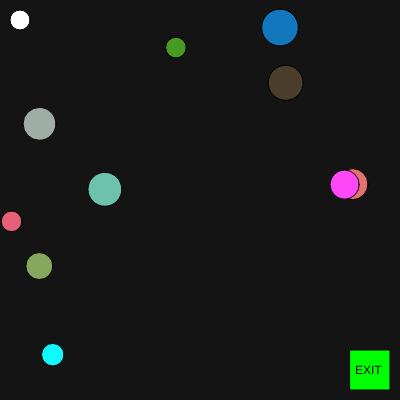
Frame 1 (no input)
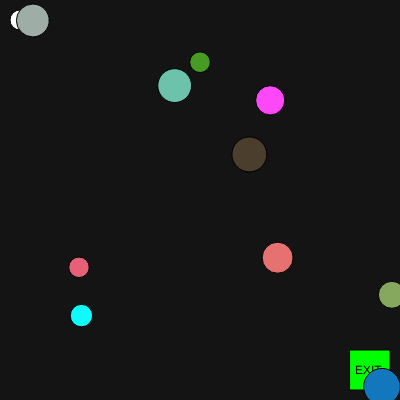
Frame 60 (no input)
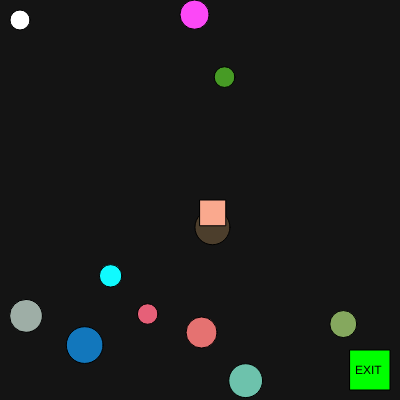
Frame 120 (the mouse pressed at the canvas centre since frame 60)

The p5.js sketch that drew these frames (run headless with seeded random() and noise() and a simulated clock; from frame 60 on, the mouse is pressed at the canvas centre):

// p5.js sketch
// ── sketch.js
//here are the arrays for the moving obstacles
var myXs = [];
var myYs = [];
var mySizes = [];
var mySpeedsX = [];
var mySpeedsY = [];
var myColors = [];
//this is for the non-moving shapes
var staticXs = [];
var staticYs = [];
var staticSizes = [];
var staticColors = [];
// This is for the players position 
var playerX = 20;
var playerY = 20;
// this is the exit and position size 
var exitX = 350;
var exitY = 350;
var exitSize = 40;
function setup() {
  createCanvas(400, 400);
  // Create 5 moving obstacles
  for (var i = 0; i < 10; i++) {
    myXs[i] = random(width);
    myYs[i] = random(height);
    mySizes[i] = random(20, 40);
    mySpeedsX[i] = random(-2, 2);
    mySpeedsY[i] = random(-2, 2);
    myColors[i] = color(random(255), random(255), random(255));
  }
}
function draw() {
  background(20);
  //this is just for the exit text 
  fill(0, 255, 0);
  rect(exitX, exitY, exitSize, exitSize);
  fill(0);
  textSize(12);
  text("EXIT", exitX + 5, exitY + exitSize / 2 + 4);
  //the player
  fill(255);
  circle(playerX, playerY, 20);
  // this is the wasd controls 
  if (keyIsDown(87)) {    // w
    playerY -= 2;
  }
  if (keyIsDown(83)) {    // a
    playerY += 2;
  }
  if (keyIsDown(65)) {    // s
    playerX -= 2;
  }
  if (keyIsDown(68)) {    // d
    playerX += 2;
  }
  //this is all the moveing shapes 
  for (var i = 0; i < myXs.length; i++) {
    fill(myColors[i]);
    circle(myXs[i], myYs[i], mySizes[i]);
    // Movement of the shapes 
    myXs[i] += mySpeedsX[i];
    myYs[i] += mySpeedsY[i];
    //we call this the wrap around
    if (myXs[i] > width) {
      myXs[i] = 0;
    }
    if (myXs[i] < 0) {
      myXs[i] = width;
    }
    if (myYs[i] > height) {
      myYs[i] = 0;
    }
    if (myYs[i] < 0) {
      myYs[i] = height;
    }
  }
  //this is the still obstalces 
  for (var j = 0; j < staticXs.length; j++) {
    fill(staticColors[j]);
    rect(staticXs[j], staticYs[j], staticSizes[j], staticSizes[j]);
  }
  //this is a quote from "Batman" (1966)
  if (
    playerX > exitX &&
    playerX < exitX + exitSize &&
    playerY > exitY &&
    playerY < exitY + exitSize
  ) {
    fill(255);
    textSize(32);
    text("Holy Cinderella Batman!", 20, 200);
    noLoop();
  }
}
// this is to add fun random squares all over the screen
function mousePressed() {
  staticXs.push(mouseX);
  staticYs.push(mouseY);
  staticSizes.push(random(20, 40));
  staticColors.push(color(random(255), random(255), random(255)));
}
//I could see this being quite the challenge with more shapes and collision implemented.. 
